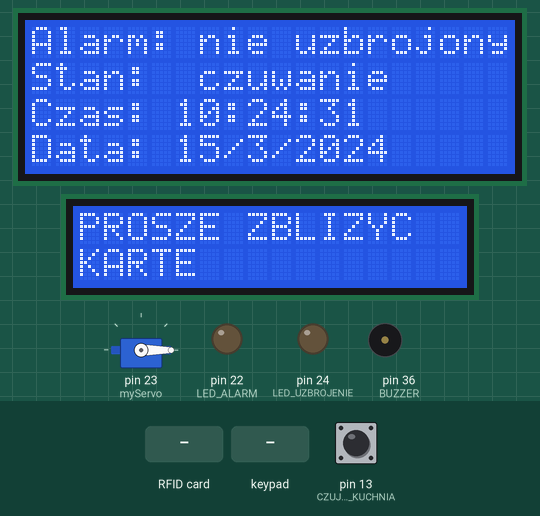
The sketch below on a simulated Arduino Mega 2560, built with avr-gcc and run on an emulated ATmega2560. On the bench: 20×4 character LCD, servo, 16×2 character LCD, output pins drawn as LEDs (lit = HIGH), buzzer (waves = sounding, pin HIGH). The test bench sets the inputs (shaded band); at power-on: pin 13 (CZUJNIK_KUCHNIA) HIGH. The local clock reads 2024-03-15 10:24:30 at power-on unless the sketch sets it; the modem accepts every AT command (registered, SIM ready, sends succeed) and sends nothing else; pins used as bus, display or sensor lines are not drawn; what the sketch prints to the serial monitor is not drawn.

Above: at 1.9 s.
2.0 s: RFID card 20 65 62 22 held to the reader
At 3.2 s:
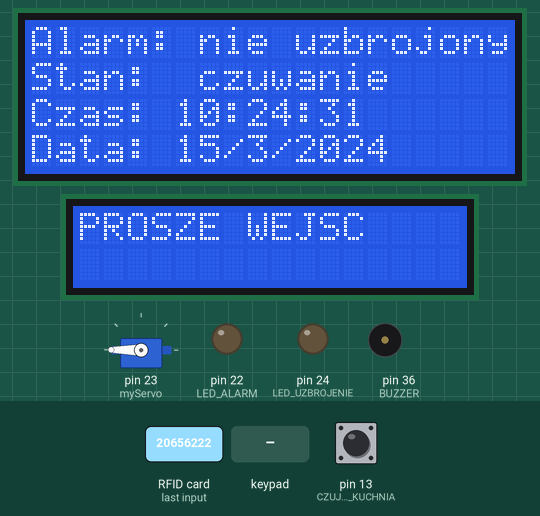
3.5 s: key 'A' pressed
At 8.4 s:
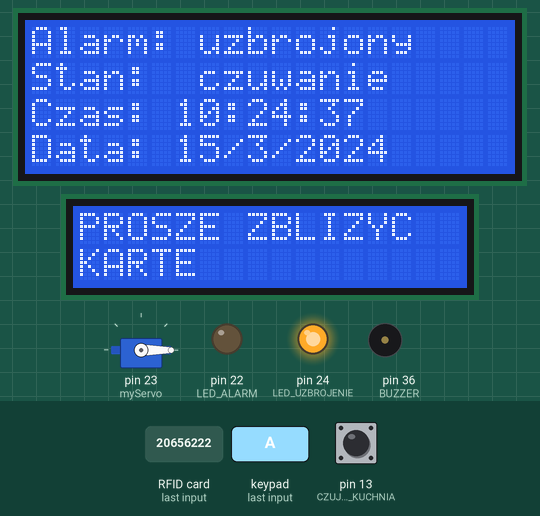
At 17.6 s:
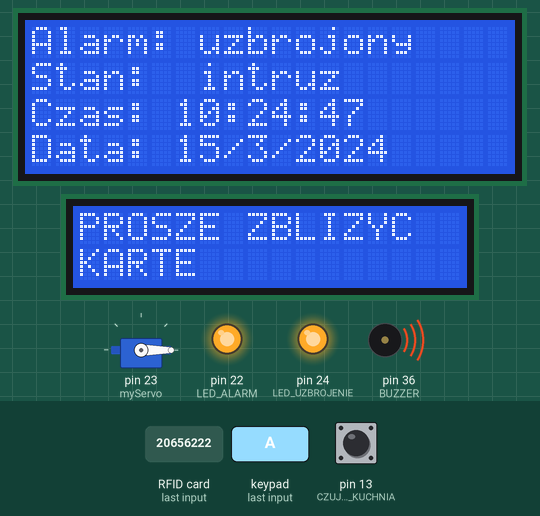
Timing chart, 0 to 19.1 s (numbered marks = the images above; inputs shaded):
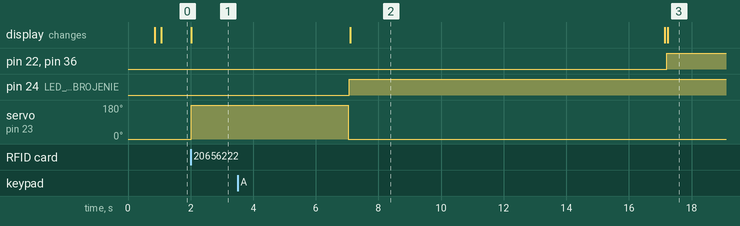

The sketch:

program_SSWiN_dom.ino
```cpp
#include <Keypad.h>                  //biblioteka od klawiatury
#include <LiquidCrystal_I2C.h>       // biblioteka wyświetlacza
#include "DHT.h"                      //biblioteka moduły DHT
#include <virtuabotixRTC.h>
#include <SoftwareSerial.h>
#include <SPI.h>
#include <MFRC522.h>                    // biblioteka czytnika RFID
#include <Servo.h>                      // Servo


#define SS_PIN 53              // pin internetowy modułu czytnika RFID
#define RST_PIN 46             // pin komunikacyjny modułu czytnika RFID
#define smokeA0 29             // czujka dym
#define DHTTYPE DHT11         // typ czujnika  (DHT11)
#define BUZZER 36
#define KONTAKTRON_1 32
#define KONTAKTRON_2 34
#define CZUJNIK_KUCHNIA 13
#define CZUJNIK_SYPIALNIA 12
#define CZUJNIK_LAZIENKA 11
#define CZUJNIK_KORYTARZ 10
#define CZUJKA_TEMPERATURY 38
#define CZUJKA_ZALANIA 40
#define CZUJKA_WIBRACJI 35
#define LED_UZBROJENIE 24
#define LED_ALARM 22

SoftwareSerial mySerial(39,37);      //Tx & Rx
LiquidCrystal_I2C lcd1(0x27, 20, 4);
LiquidCrystal_I2C lcd2(0x26, 16,2);
MFRC522 mfrc522(SS_PIN, RST_PIN);
Servo myServo;                          //  servo nazwa
DHT dht(CZUJKA_TEMPERATURY, DHTTYPE);     // definicja czujnika

///////////////moduł GSM ////////////
void wyslijsms(){

   mySerial.begin(9600);

   mySerial.println("AT");
  updateSerial();

  mySerial.println("AT+CMGF=1");
  updateSerial();
  mySerial.println("AT+CMGS=\"+48504077433\"");     //numer telefonu z przedrostkiem kierunkowym kraju
  updateSerial();
  mySerial.print("WLAMANIE");                     // wiadomość która ma zostać wysłana
  updateSerial();
  mySerial.write(26);
}

void updateSerial()
{
  delay(500);
  while (Serial.available())
  {
    mySerial.write(Serial.read());              //Prześlij otrzymany numer seryjny do portu szeregowego oprogramowania
  }
  while(mySerial.available())
  {
    Serial.write(mySerial.read());

  }
}


////////////moduł_czasu_rzeczywistego////

// CLK -> 43 , DAT -> 45, Reset -> 47
virtuabotixRTC myRTC(43, 45, 47);
char timeChar[8];
void dateTimeWrite() {
  lcd1.init();                      // inicjalizowanie LCD
  lcd1.backlight();
}
//////////////////////////////////////////

const byte ROWS = 4;                  // ile wierszy
const byte COLS = 4;                  //ile kolumn

byte rowPins[ROWS] = {5, 4, 3, 2};     //piny wierszy
byte colPins[COLS] = {6, 7, 8, 9};    //piny kolumn

char keys[ROWS][COLS] = {             //mapowanie klawiatury
  {'1','2','3','A'},
  {'4','5','6','B'},
  {'7','8','9','C'},
  {'*','0','#','D'}
};

Keypad klawiatura = Keypad( makeKeymap(keys), rowPins, colPins, ROWS, COLS );     //inicjalizacja klawiatury

volatile int stanAlarmu = 1;
int pinAlarmuPozycja = 1;
char pinCyfra1 = '1';
char pinCyfra2 = '2';
char pinCyfra3 = '3';
char pinCyfra4 = '4';

int ileCzasuMinelo = 0;


void setup() {
  Wire.begin();
  Serial.begin(9600);

  // myRTC.setDS1302Time(00, 29, 22, 7, 30, 01, 2023);      // sekundy/minuty/godzina/dzien/dzien/miesiac/rok

  pinMode(BUZZER, OUTPUT);
  pinMode(KONTAKTRON_1, INPUT_PULLUP);
  pinMode(KONTAKTRON_2, INPUT_PULLUP);
  pinMode(CZUJNIK_KUCHNIA, INPUT_PULLUP);
  pinMode(CZUJNIK_SYPIALNIA, INPUT_PULLUP);
  pinMode(CZUJNIK_LAZIENKA, INPUT_PULLUP);
  pinMode(CZUJNIK_KORYTARZ, INPUT_PULLUP);
  pinMode(CZUJKA_TEMPERATURY, INPUT_PULLUP);
  pinMode(CZUJKA_ZALANIA, INPUT_PULLUP);
  pinMode(CZUJKA_WIBRACJI, INPUT);
  pinMode(LED_UZBROJENIE, OUTPUT);
  pinMode(LED_ALARM, OUTPUT);
  pinMode(smokeA0, INPUT);

  digitalWrite(LED_UZBROJENIE, LOW);
  digitalWrite(LED_ALARM, LOW);

  lcd1.begin(20, 4);
  lcd1.backlight();
  lcd1.setCursor(0, 0);
  lcd1.print("Alarm: ");
  lcd1.setCursor(0, 1);
  lcd1.print("Stan: ");

  SPI.begin();                                            // magistarala SPI
  mfrc522.PCD_Init();                               // MFRC522
  myServo.attach(23);                                // servo pin
  myServo.write(0);                                  // pozycja startowa servo

  lcd2.init();
  lcd2.begin(16, 2);
  lcd2.backlight();
  lcd2.setCursor(0, 0);
  lcd2.print("PROSZE ZBLIZYC");
  lcd2.setCursor(0, 1);
  lcd2.print("KARTE");
  delay(500);
}

// czytnik rfid////

 void RFID(){
   if ( ! mfrc522.PICC_IsNewCardPresent()){        // Szukaj nowych kart
      return;
  }
    if ( ! mfrc522.PICC_ReadCardSerial()) {        // Wybierz jedną z kart
      return;
  }
 String content= "";
 byte letter;
 for (byte i = 0; i < mfrc522.uid.size; i++){
     content.concat(String(mfrc522.uid.uidByte[i] < 0x10 ? " 0" : " "));
     content.concat(String(mfrc522.uid.uidByte[i], HEX));
  }
   content.toUpperCase();
 if (content.substring(1) == "20 65 62 22") {           // UID karty która ma dostęp
    lcd2.clear();
    lcd2.setCursor(0,0);                                    // Ustawienie kursora w pozycji 0,0 (pierwszy wiersz, pierwsza kolumna)
    lcd2.print("PROSZE WEJSC");
    stanAlarmu = 1;                                         //Wszystkie 4 cyfry kodu sa poprawne

    digitalWrite(BUZZER, LOW);
    digitalWrite(LED_ALARM, LOW);

  myServo.write(180);
  delay(5000);                                           //  50 ms
  myServo.write(0);
  lcd2.setCursor(0, 0);
  lcd2.print("PROSZE ZBLIZYC");
  lcd2.setCursor(0, 1);
  lcd2.print("KARTE");
  } else {
  lcd2.clear();
  lcd2.setCursor(0,0);                            // Ustawienie kursora w pozycji 0,0 (pierwszy wiersz, pierwsza kolumna)
  lcd2.print("NIEZGODNY UID");
  delay(5000);
  lcd2.setCursor(0, 0);
  lcd2.print("PROSZE ZBLIZYC");
  lcd2.setCursor(0, 1);
  lcd2.print("KARTE");
  }
}


/// czujka wibracji////

long TP_init(){
  delay(10);
  long measurement=pulseIn (CZUJKA_WIBRACJI, HIGH);         //poczekaj, aż pin stanie się WYSOKI i zwróci pomiar
  return measurement;
}
//////////// moduł czasu rzeczywistego////////////

void displayTime() {
   myRTC.updateTime();
 lcd1.setCursor(0,3);
 lcd1.print("Data: ");
 lcd1.print(myRTC.dayofmonth);                      //Możliwość przełączania między dniem a miesiącem
 lcd1.print("/");
 lcd1.print(myRTC.month);
 lcd1.print("/");
 lcd1.print(myRTC.year);

 lcd1.setCursor(0,2);
 sprintf(timeChar, "Czas: %02d:%02d:%02d",myRTC.hours, myRTC.minutes, myRTC.seconds);
 lcd1.print(timeChar);
}


void loop() {

   RFID();
// moduł czasu rzeczywsitego
  displayTime();                                  // wyświetlanie czasu rzeczywistego
  char klawisz = 0;                               //zmienna do przetrzymywania znakow z klawiatury

   switch(stanAlarmu) {                            //Wykonywania akcji odpowiedniej dla danego stanu
    case 1:
      //Uzbrajanie
     klawisz = klawiatura.getKey();

     if (klawisz == 'A') {          //STREFA 1
             // alaram uzbrojony
        digitalWrite(LED_UZBROJENIE, HIGH);         // dioda świeci na zielono
        lcd1.setCursor(7, 0);
        lcd1.print("uzbrojony    ");                // napis "uzbrojony" na wyświetlaczu LCD
        lcd1.setCursor(7, 1);
        lcd1.print("czuwanie");                     // napis "czuwanie" na wyświetlaczu LCD
        stanAlarmu = 2;
        delay(10000);                               // opóznienie 10 sekund
     } else if (klawisz == 'B') {     //STREFA 2
             // alaram uzbrojony
        digitalWrite(LED_UZBROJENIE, HIGH);
        lcd1.setCursor(7, 0);
        lcd1.print("uzbrojony    ");
        lcd1.setCursor(7, 1);
        lcd1.print("czuwanie     ");
        stanAlarmu = 5;
        delay(10000);
      } else if (klawisz == 'C') {        //STREFA 3
             // alaram uzbrojony
        digitalWrite(LED_UZBROJENIE, HIGH);
        lcd1.setCursor(7, 0);
        lcd1.print("uzbrojony    ");
        lcd1.setCursor(7, 1);
        lcd1.print("czuwanie    ");
        stanAlarmu = 6;
        delay(10000); /// opóznienie 10 sekund
      } else if (klawisz == 'D') {        //STREFA 1,2,3
             // alaram uzbrojony
        digitalWrite(LED_UZBROJENIE, HIGH);
        lcd1.setCursor(7, 0);
        lcd1.print("uzbrojony    ");
        lcd1.setCursor(7, 1);
        lcd1.print("czuwanie    ");
        stanAlarmu = 2,5,6;
        delay(10000); /// opóznienie 10 sekund
      }else{
        digitalWrite(LED_UZBROJENIE, LOW);
        lcd1.setCursor(7, 0);
        lcd1.print("nie uzbrojony");              // napis "nie uzbrojony" na wyświetlaczu LCD
        lcd1.setCursor(7, 1);
        lcd1.print("czuwanie");

      }

    break;

    case 2:
      //STREFA 1

      if (digitalRead(CZUJNIK_KUCHNIA) == HIGH) {
       stanAlarmu = 4; //Natychmiast uruchamiamy alarm
      } else if
      (digitalRead(KONTAKTRON_1) == HIGH) {
       stanAlarmu = 4; //Natychmiast uruchamiamy alarm
      } else if (digitalRead(KONTAKTRON_2) == HIGH) {
        stanAlarmu = 4; //Natychmiast uruchamiamy alarm
   }
    break;

    case 3:
      //Rozbrajanie
      klawisz = klawiatura.getKey();
      if (klawisz) {
        //Czy kolejna podana cyfra jest poprawna?
        if (pinAlarmuPozycja == 1 && klawisz == pinCyfra1) {        //Jesli sprawdzamy 1 pozycje PINu
          pinAlarmuPozycja++;                                       //Cyfra poprawna, mozna sprawdzic na kolejna
        } else if (pinAlarmuPozycja == 2 && klawisz == pinCyfra2) { //Jesli sprawdzamy 2 pozycje PINu
          pinAlarmuPozycja++;                                       //Cyfra poprawna, mozna sprawdzic na kolejna
        } else if (pinAlarmuPozycja == 3 && klawisz == pinCyfra3) { //Jesli sprawdzamy 3 pozycje PINu
          pinAlarmuPozycja++;                                       //Cyfra poprawna, mozna sprawdzic na kolejna
        } else if (pinAlarmuPozycja == 4 && klawisz == pinCyfra4) { //Jesli sprawdzamy 4 pozycje PINu
            stanAlarmu = 1;                                         //Wszystkie 4 cyfry kodu sa poprawne
            pinAlarmuPozycja = 1;                                  //Resetujemy informacje o wpisywanym pinie
            digitalWrite(BUZZER, LOW);
            digitalWrite(LED_ALARM, LOW);
        } else {
           stanAlarmu = 4;                                      //Blad w kodzie PIN - wlacz alarm
           pinAlarmuPozycja = 1;                                //Resetujemy informacje o wpisywanym pinie
        }
      }

    break;

    case 4:
      //Sygnalizacja alarmu

        digitalWrite(LED_ALARM, HIGH);               //Dioda świeci na czerwono
        digitalWrite(BUZZER, HIGH);
        lcd1.setCursor(7, 0);
        lcd1.print("uzbrojony    ");              // napis "uzbrojony" na wyświetlaczu LCD
        lcd1.setCursor(7, 1);
        lcd1.print("intruz       ");
        stanAlarmu = 3;                           //Szansa na rozbrojenie
        wyslijsms();


      delay(100);

    break;

     case 5:
      //STREFA 2

      if// (digitalRead(CZUJNIK_SYPIALNIA) == HIGH) {
      // stanAlarmu = 4; //Natychmiast uruchamiamy alarm
     // } else if (digitalRead(CZUJNIK_LAZIENKA) == HIGH) {
    //   stanAlarmu = 4; //Natychmiast uruchamiamy alarm
   //  } else if
     (digitalRead(CZUJNIK_KORYTARZ) == HIGH) {
       stanAlarmu = 4; //Natychmiast uruchamiamy alarm
      }


    break;
    case 6:
      //STREFA 3

      long measurement =TP_init();
      delay(50);

      dht.begin();            // inicjalizacja czujnika

      float t = dht.readTemperature();

      if (digitalRead(CZUJKA_ZALANIA) == HIGH) {
       stanAlarmu = 4; //Natychmiast uruchamiamy alarm
       } else if (measurement > 1000) {
       stanAlarmu = 4; //Natychmiast uruchamiamy alarm
       }else if (t > 30) {
       stanAlarmu = 4; //Natychmiast uruchamiamy alarm
       } else if(analogRead(smokeA0) > 415) {
       stanAlarmu = 4; //Natychmiast uruchamiamy alarm
     }
    break;
}
}
```

Measured:
- after the input at 2.0 s, servo on pin 23 (myServo): 0° → 180° at once; the display: changes at once (image 1)
- after the input at 3.5 s, pin 22 (LED_ALARM), pin 36 (BUZZER): LOW → HIGH after 13.7 s; pin 24 (LED_UZBROJENIE): LOW → HIGH after 3.6 s; the display: changes after 3.6 s (image 2)
- what the display in image 2 shows lasts 10.0 s, from 7.1 s to 17.1 s
